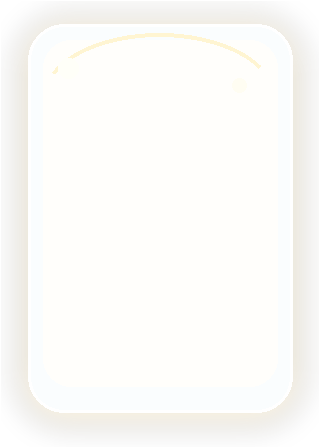
#> input picture assets/art/visual_rebuild/round176/album_card_ui/album_card_collected_glow.png, 320 x 448 px
$ python -i normalize_validate_manifest.py   (imports and definitions only)
#> lines starting #> are read from the running program, lines starting #| are printed output that depends on the picture
#!/usr/bin/env python3
from __future__ import annotations

import json
import math
from pathlib import Path
from typing import Any

from PIL import Image, ImageDraw, ImageFilter


ROOT = Path(__file__).resolve().parent
PROMPTS = ROOT / "source_prompts.json"
RAW_DIR = ROOT / "raw"
PROOF_DIR = ROOT / "proof"
MANIFEST = ROOT / "manifest.json"


USES: dict[str, dict[str, str]] = {
    "album_card_glass_empty": {
        "layer": "album card base below artwork, sticker slots, badges, and card state overlays",
        "use": "empty collection card background for not-yet-collected memory/photo entries",
        "opacity": "65-85% base alpha; keep highlights below content layers",
        "slice": "recommended margins [36, 44, 36, 44] if scaled; preserve 26-32 px corner radius",
    },
    "album_card_collected_glow": {
        "layer": "collected-state card base below artwork and above card_shadow_soft",
        "use": "warm collected card state with gentle glow for completed album/card entries",
        "opacity": "70-90% for base, glow can pulse 20-40% with separate modulate",
        "slice": "recommended margins [38, 48, 38, 48] if scaled; avoid stretching outer glow too far",
    },
    "album_page_tab_glass": {
        "layer": "album navigation/tab row background behind separate icon or localized label",
        "use": "unlabeled page tab plate compatible with Round173 icons",
        "opacity": "70-88%; selected state can add separate collection_stamp_soft or glow",
        "slice": "recommended margins [42, 24, 42, 24]",
    },
    "sticker_slot_round": {
        "layer": "card detail layer above album_card_glass_empty and below sticker artwork",
        "use": "round sticker placeholder/slot for collection cards",
        "opacity": "55-78%; keep inner center open for icon/sticker",
        "slice": "not recommended; circular sprite should scale uniformly",
    },
    "memory_anchor_badge_backplate": {
        "layer": "badge base behind separate memory anchor icon; never carries A-Z letters directly",
        "use": "generic memory anchor badge backplate for album card corners",
        "opacity": "62-82%; use separate icon layer for actual anchor imagery",
        "slice": "not recommended; scalloped/radial shape",
    },
    "photo_corner_tape_pair": {
        "layer": "decorative overlay above photo/card art, below modal focus effects",
        "use": "paired translucent tape corners for album photos",
        "opacity": "60-80%; rotate only as authored or split into pieces later",
        "slice": "not recommended; decorative overlay",
    },
    "collection_stamp_soft": {
        "layer": "soft status overlay above card art and below active focus ring",
        "use": "text-free collected/seen stamp mark using abstract ring and dots only",
        "opacity": "35-65%; use sparingly so it does not read as evaluation",
        "slice": "not recommended; radial stamp mark",
    },
    "tiny_progress_pip_set": {
        "layer": "small card footer/status row above glass base",
        "use": "text-free progress pips for gentle collection state",
        "opacity": "60-85%; dim inactive pips rather than adding numbers",
        "slice": "not recommended as a set; split pips later if needed",
    },
    "card_shadow_soft": {
        "layer": "lowest card layer, below album cards and photo panels",
        "use": "soft transparent card shadow for depth on cozy album panels",
        "opacity": "25-50%; tune by background contrast",
        "slice": "recommended margins [42, 56, 42, 56] if scaled",
    },
    "album_panel_backdrop": {
        "layer": "album modal/panel backdrop below card grid, tabs, and controls",
        "use": "wide glass panel backdrop for collection album layouts",
        "opacity": "55-78%; leave center quiet for legibility",
        "slice": "recommended margins [72, 60, 72, 60]",
    },
}


def rel(path: Path) -> str:
    return str(path.relative_to(Path.cwd()))


def alpha_bbox(im: Image.Image) -> tuple[int, int, int, int] | None:
    return im.convert("RGBA").getchannel("A").getbbox()


def pixel_data(im: Image.Image):
    getter = getattr(im, "get_flattened_data", None)
    return getter() if getter else im.getdata()


# [127 lines left out: functions rounded_layer, blur_layer, paste_rotated, synthesize_asset, not called in this run]


def corner_alpha(im: Image.Image) -> list[int]:
    w, h = im.size
    return [
        im.getpixel((0, 0))[3],
        im.getpixel((w - 1, 0))[3],
        im.getpixel((0, h - 1))[3],
        im.getpixel((w - 1, h - 1))[3],
    ]


def edge_alpha_ratios(im: Image.Image) -> dict[str, float]:
    alpha = im.getchannel("A")
    w, h = im.size
    return {
        "top": round(sum(1 for x in range(w) if alpha.getpixel((x, 0)) >= 8) / w, 5),
        "bottom": round(sum(1 for x in range(w) if alpha.getpixel((x, h - 1)) >= 8) / w, 5),
        "left": round(sum(1 for y in range(h) if alpha.getpixel((0, y)) >= 8) / h, 5),
        "right": round(sum(1 for y in range(h) if alpha.getpixel((w - 1, y)) >= 8) / h, 5),
    }


def count_alpha_holes(im: Image.Image) -> int:
    alpha = im.getchannel("A")
    bbox = alpha.getbbox()
    if not bbox:
        return 0
    l, t, r, b = bbox
    holes = 0
    for y in range(t, b):
        for x in range(l, r):
            if alpha.getpixel((x, y)) == 0:
                holes += 1
    return holes


def count_residue(im: Image.Image) -> dict[str, int]:
    white_residue = 0
    chroma_residue = 0
    dark_pinholes = 0
    for r, g, b, a in pixel_data(im):
        if a < 8:
            continue
        if r > 245 and g > 245 and b > 245 and a > 230:
            white_residue += 1
        if (g > 225 and r < 60 and b < 70) or (r > 225 and b > 225 and g < 70):
            chroma_residue += 1
        if r < 8 and g < 8 and b < 8 and a > 160:
            dark_pinholes += 1
    return {
        "opaque_white_residue_pixels": white_residue,
        "chroma_key_residue_pixels": chroma_residue,
        "dark_pinhole_pixels": dark_pinholes,
    }


def glass_cleanup_damage(im: Image.Image) -> dict[str, Any]:
    bbox = alpha_bbox(im)
    if not bbox:
        return {"edge_opaque_white_ratio": 0.0, "large_white_rect_risk": False, "visible_alpha_coverage": 0.0}
    l, t, r, b = bbox
    visible = 0
    edge_visible = 0
    edge_white = 0
    for y in range(t, b):
        for x in range(l, r):
            rr, gg, bb, aa = im.getpixel((x, y))
            if aa >= 16:
                visible += 1
                if x in (l, r - 1) or y in (t, b - 1):
                    edge_visible += 1
                    if rr > 245 and gg > 245 and bb > 245 and aa > 220:
                        edge_white += 1
    return {
        "edge_opaque_white_ratio": round(edge_white / max(1, edge_visible), 5),
        "large_white_rect_risk": bool(edge_white / max(1, edge_visible) > 0.16 and visible / max(1, im.width * im.height) > 0.55),
        "visible_alpha_coverage": round(visible / max(1, im.width * im.height), 5),
    }


def validate_image(im: Image.Image) -> dict[str, Any]:
    im = im.convert("RGBA")
    bbox = alpha_bbox(im)
    corners = corner_alpha(im)
    damage = glass_cleanup_damage(im)
    residue = count_residue(im)
    return {
        "rgba_alpha": im.mode == "RGBA",
        "alpha_bbox": list(bbox) if bbox else None,
        "non_empty_alpha": bool(bbox),
        "transparent_corners": all(a == 0 for a in corners),
        "corner_alpha": corners,
        "edge_alpha_ratios": edge_alpha_ratios(im),
        "transparent_alpha_holes_inside_bbox": count_alpha_holes(im),
        "white_glass_cleanup_damage": damage,
        "residue_scan": residue,
    }


# [147 lines left out: functions raw_source_status, make_checker, make_contact_sheet, main, not called in this run]


# [2 lines not run here, left out]

>>> from PIL import Image
>>> picture = Image.open('album_card_collected_glow.png')
#> picture is the input picture: PIL image 320x448 RGBA; mean R, G, B, A 203.9, 198.3, 177.7, 43.2
>>> result = validate_image(picture)
#> in validate_image, `bbox = alpha_bbox(im)`: bbox = (1, 1, 319, 447)
#> in validate_image, `corners = corner_alpha(im)`: corners = [0, 0, 0, 0]
#> in glass_cleanup_damage, `bbox = alpha_bbox(im)`: bbox = (1, 1, 319, 447)
#> in glass_cleanup_damage, `l, t, r, b = bbox`: l = 1; r = 319; b = 447
#> after the loop in glass_cleanup_damage, `for y in range(t, b):`: edge_visible = 0; visible = 123765
#> in validate_image, `damage = glass_cleanup_damage(im)`: damage = {'edge_opaque_white_ratio': 0, 'large_white_rect_risk': False, 'visible_alpha_coverage': 0.863}
#> after the loop in count_residue, `for r, g, b, a in pixel_data(im):`: chroma_residue = 0
#> in validate_image, `residue = count_residue(im)`: residue = {'opaque_white_residue_pixels': 0, 'chroma_key_residue_pixels': 0, 'dark_pinhole_pixels': 0}
#> in edge_alpha_ratios, `alpha = im.getchannel("A")`:
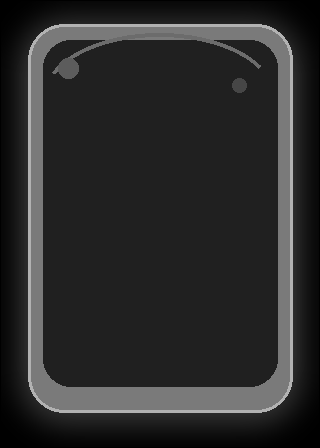
#> alpha: PIL image 320x448 L; min 0, max 178, mean 43.2
#> in count_alpha_holes, `bbox = alpha.getbbox()`: bbox = (1, 1, 319, 447)
#> in count_alpha_holes, `l, t, r, b = bbox`: l = 1; r = 319; b = 447
#> result = 9 items

$ run again, on assets/art/visual_rebuild/round176/album_card_ui/collection_stamp_soft.png
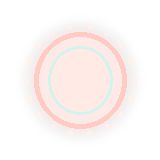
#> input picture assets/art/visual_rebuild/round176/album_card_ui/collection_stamp_soft.png, 160 x 160 px
#> picture is the input picture: PIL image 160x160 RGBA; mean R, G, B, A 84.8, 48.7, 42, 20.5
#> in validate_image, `bbox = alpha_bbox(im)`: bbox = (15, 13, 146, 148)
#> corners = [0, 0, 0, 0]
#> in glass_cleanup_damage, `bbox = alpha_bbox(im)`: bbox = (15, 13, 146, 148)
#> in glass_cleanup_damage, `l, t, r, b = bbox`: l = 15; t = 13; r = 146; b = 148
#> after the loop in glass_cleanup_damage, `for y in range(t, b):`: edge_visible = 0; visible = 9210
#> damage = {'edge_opaque_white_ratio': 0, 'large_white_rect_risk': False, 'visible_alpha_coverage': 0.36}
#> after the loop in count_residue, `for r, g, b, a in pixel_data(im):`: chroma_residue = 0
#> residue = {'opaque_white_residue_pixels': 0, 'chroma_key_residue_pixels': 0, 'dark_pinhole_pixels': 0}
#> in edge_alpha_ratios, `alpha = im.getchannel("A")`:
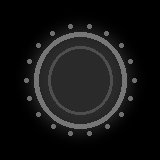
#> alpha: PIL image 160x160 L; min 0, max 118, mean 20.5
#> in count_alpha_holes, `bbox = alpha.getbbox()`: bbox = (15, 13, 146, 148)
#> in count_alpha_holes, `l, t, r, b = bbox`: l = 15; t = 13; r = 146; b = 148
#> result = 9 items

$ run again, on assets/art/visual_rebuild/round176/album_card_ui/photo_corner_tape_pair.png
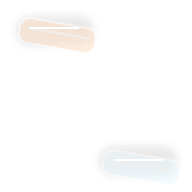
#> input picture assets/art/visual_rebuild/round176/album_card_ui/photo_corner_tape_pair.png, 192 x 192 px
#> picture is the input picture: PIL image 192x192 RGBA; mean R, G, B, A 28.7, 27.6, 26.6, 15.1
#> in validate_image, `bbox = alpha_bbox(im)`: bbox = (9, 9, 184, 188)
#> corners = [0, 0, 0, 0]
#> in glass_cleanup_damage, `bbox = alpha_bbox(im)`: bbox = (9, 9, 184, 188)
#> in glass_cleanup_damage, `l, t, r, b = bbox`: l = 9; r = 184; b = 188
#> after the loop in glass_cleanup_damage, `for y in range(t, b):`: edge_visible = 0; visible = 4933
#> damage = {'edge_opaque_white_ratio': 0, 'large_white_rect_risk': False, 'visible_alpha_coverage': 0.134}
#> after the loop in count_residue, `for r, g, b, a in pixel_data(im):`: chroma_residue = 0
#> residue = {'opaque_white_residue_pixels': 0, 'chroma_key_residue_pixels': 0, 'dark_pinhole_pixels': 0}
#> in edge_alpha_ratios, `alpha = im.getchannel("A")`:
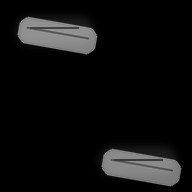
#> alpha: PIL image 192x192 L; min 0, max 157, mean 15.1
#> in count_alpha_holes, `bbox = alpha.getbbox()`: bbox = (9, 9, 184, 188)
#> in count_alpha_holes, `l, t, r, b = bbox`: l = 9; r = 184; b = 188
#> result = 9 items
